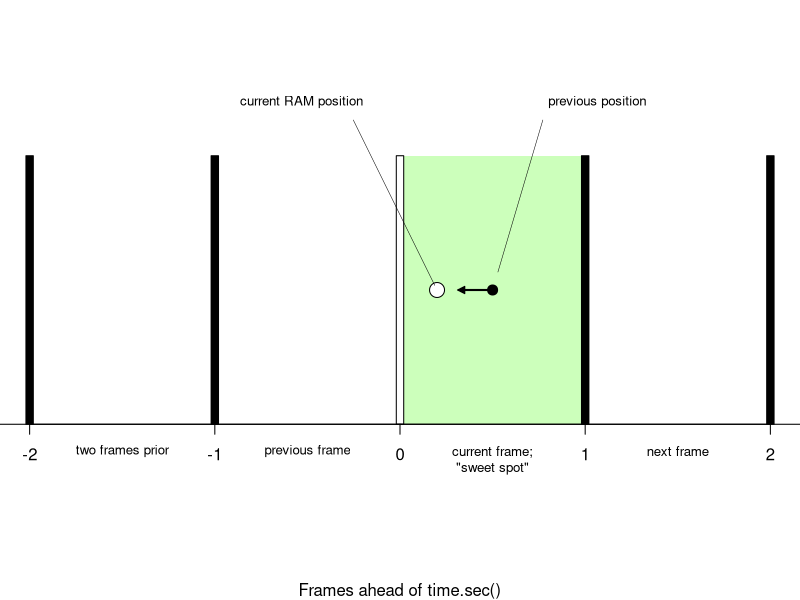
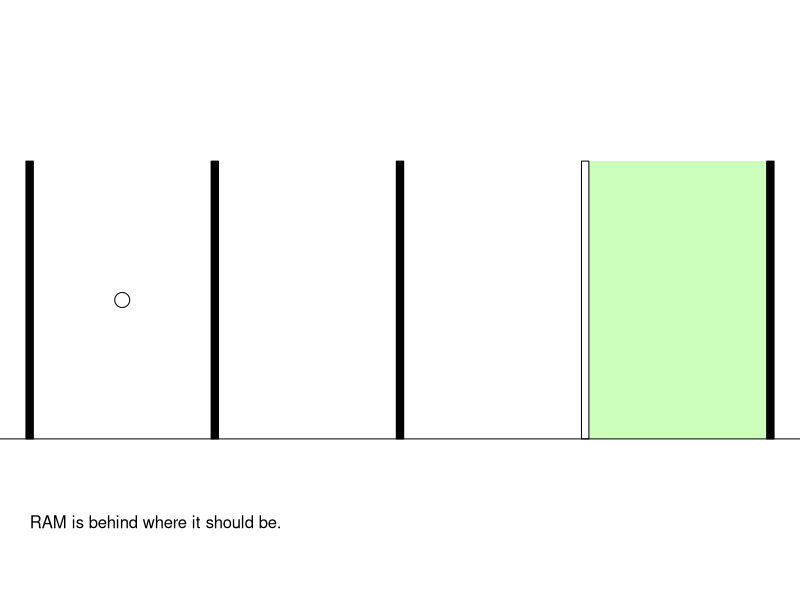
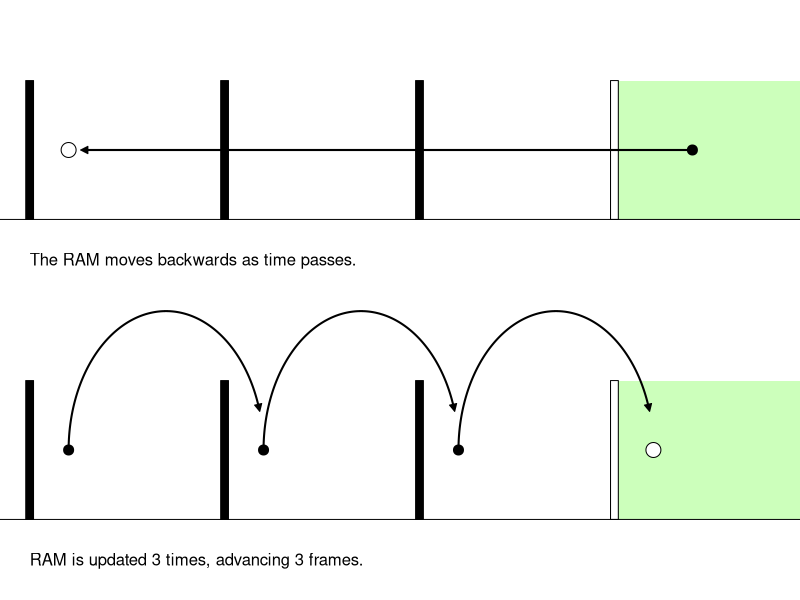
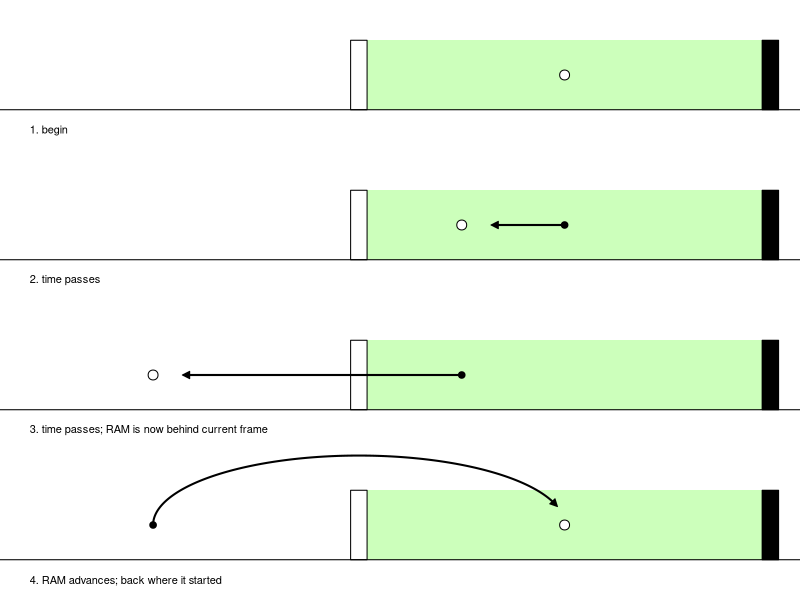
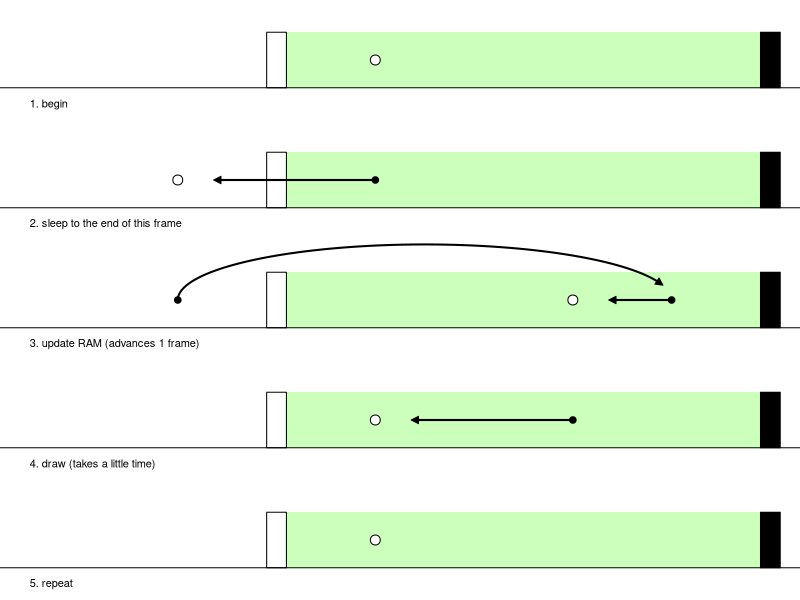
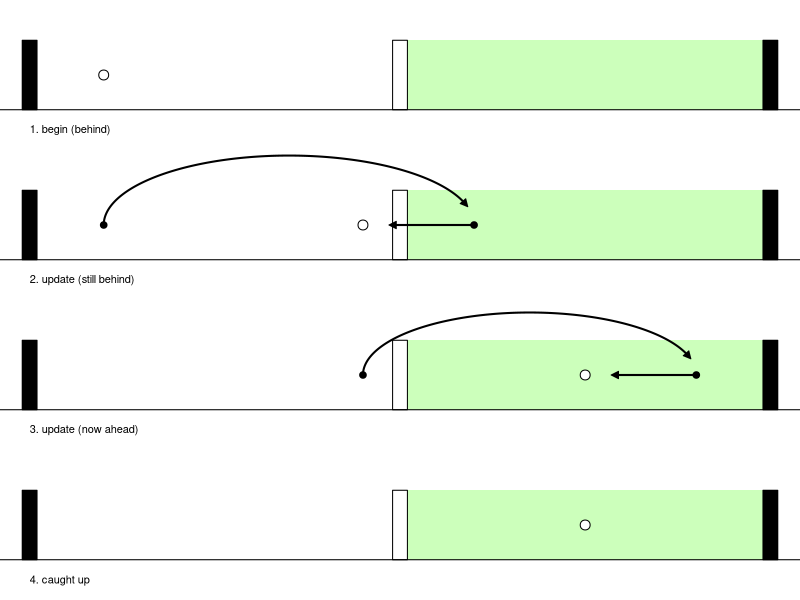
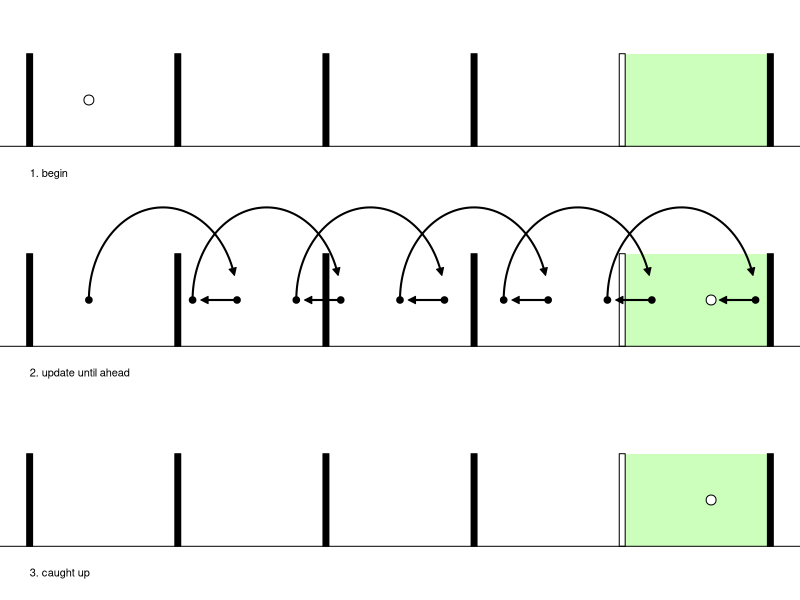
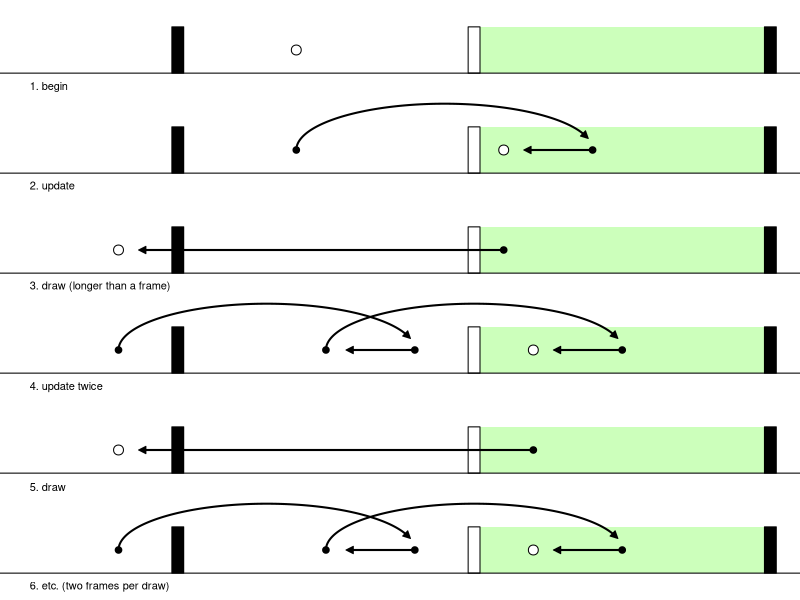

Recreate these plots in R, in order.
## ----include = FALSE----------------------------------------------------------
knitr::opts_chunk$set(
  collapse = TRUE,
  comment = "#>"
)

## ----setup, include = FALSE---------------------------------------------------
library(diagram)

dig = function(title='',before=1,after = 1){
	xlim = c(0 - before,after)
	plot(NULL,xlim=xlim,ylim=c(0,2),axes='false',ylab='',xlab='')
	text(0-before,0.2,title,cex=1,adj=0)

	
	#arrows(xlim[1],0,xlim[2],0, xpd = TRUE, angle = 20)

	width = 0.02
	rect(0,0.5,1,1.5,border=NA,col='#cfb')
	#rect(-width*2,0.5,width*2,1.5)
	rect(-width,0.5,width,1.5,col='white')
	if (after > 0) for (i in 1:after) rect(i-width,0.5, i + width,1.5,col = 'black')
	if (before > 0) for (i in 1:before) rect(-i - width,0.5, -i + width,1.5,col = 'black')
	
	
	axis(1,at=c(-100,100),pos=0.5)
}


spot = function(x,white=FALSE){
	points(x,1,cex=ifelse(white,2,4/3),pch=ifelse(white,21,19),bg='white')
}

move = function(x1,x2,straight=FALSE){
	sig = sign(x1-x2)
	offset = ifelse(straight,sig * 0.08, 0)
	curvedarrow(c(x1,1),c(x2 + offset,1),arr.pos = ifelse(straight,1,0.9),endhead=TRUE,arr.type='triangle',curve=ifelse(straight,0,sig),xpd = TRUE,arr.length=0.15,arr.width=0.15)
}


#E
#par(mfrow=c(4,1),mar=c(0,0,0,0))
#dig('',0,0); spot(0.5); move(0.5,0.25,1); spot(0.25,1)
#dig('',0,0); spot(0.25); move(0.25,-0.5,1); spot(-0.5,1)
#dig('',0,0); spot(-0.5); move(-0.5,0.5); spot(0.5,1)




animate = function(titles,before,after,...){ #make the first point >100 to skip the first draw
	l = ...length()
	x = ..1

	panels = length(titles)
	par(mfrow=c(panels,1))
	
	labl = paste('1. ',titles[1],sep='')
	if (titles[1] == 'omit') {
		labl = titles[2]
		panels = panels - 1
		
		
		par(mfrow=c(panels,1))
	}
	else {dig(labl,before,after); spot(x,1)}
	
	if (l > 1) for (i in 1:(l-1)){
		newx = ...elt(i+1)
		labl = paste(i+1,'. ',titles[i+1],sep='')
		if (titles[1] == 'omit') labl = titles[i+1]
		dig(labl,before,after)
		for (p in newx){
			if (p!=x){
				spot(x)
				move(x,p,ifelse(p < x,TRUE,FALSE))
			}
			x = p
		}
		spot(x,1)
	}
}


#E
#animate('',0,0,0.5,0.25,-0.5,0.5)



#we'll need to define the plot sizes for these in the quarto page

#main
#animate(c('begin','sleep to the start of next frame','update RAM (advances 1 frame)','draw (takes a little time)','caught up'),0.5,1,0.2,-0.2,c(0.8,0.5),0.2,0.2)

#behind
#animate(c('begin','update','update','draw','caught up'),1,1,-0.8,c(0.2,-0.1),c(0.8,0.5),0.2,0.2)

#far behind
#animate(c('begin','update until ahead','draw','caught up'),4,1,-3.6,-c(2.6,2.9,1.9,2.2,1.2,1.5,0.5,0.8,-0.2,0.1,-0.9,-0.6),0.2,0.2)

#frameskipping
#animate(c('begin','update','draw (longer than a frame)','update twice','draw','etc. (two frames per draw)'),1.5,1,-0.6,c(0.4,0.1),-1.2,c(-0.2,-0.5,0.5,0.2),-1.2,c(-0.2,-0.5,0.5,0.2))




## ----fig.width=5, fig.height=2------------------------------------------------
par(mar=c(1,0,0,0))

dig('',2,2); spot(0.5); spot(0.2,1); move(0.5,0.25,TRUE)
text(0.5,0.4,'\ncurrent frame;\n"sweet spot"',cex=0.8,adj=0.5)
text(1.5,0.4,'next frame',cex=0.8,adj=0.5)
text(-0.5,0.4,'previous frame',cex=0.8,adj=0.5)
text(-1.5,0.4,'two frames prior',cex=0.8,adj=0.5)
axis(1,at=c(-2,-1,0,1,2),pos=0.5)
title(xlab='Frames ahead of time.sec()',line=0)

curvedarrow(c(0.5,1),c(0.8,1.7),segment = c(0.2,0.8), curve=0, arr.type='none',lwd=0.5)
text(0.8,1.7,'previous position',cex=0.8,adj=0)

curvedarrow(c(0.2,1),c(-0.3,1.7),segment = c(0.1,0.8), curve=0, arr.type='none',lwd=0.5)
text(-0.2,1.7,'current RAM position',cex=0.8,adj=1)

## ----fig.width=5, fig.height=2------------------------------------------------
par(mar=c(0,0,0,0))
animate(c('omit','RAM is behind where it should be.'),3,1,-2.5,-2.5)

## ----fig.width=4, fig.height=3------------------------------------------------
par(mar=c(0,0,0,0))

animate(c('omit','The RAM moves backwards as time passes.','RAM is updated 3 times, advancing 3 frames.'),3,0.8,0.4,-2.8,c(-1.8,-0.8,0.2))

## ----fig.width=3, fig.height=4------------------------------------------------
par(mar=c(0,0,0,0))
animate(c('begin','time passes','time passes; RAM is now behind current frame','RAM advances; back where it started'),0.8,1,0.5,0.25,-0.5,0.5)

## ----fig.width=2, fig.height=4------------------------------------------------
par(mar=c(0,0,0,0))
animate(c('begin','sleep to the end of this frame','update RAM (advances 1 frame)','draw (takes a little time)','repeat'),0.5,1,0.2,-0.2,c(0.8,0.6),0.2,0.2)

## ----fig.width=2, fig.height=4------------------------------------------------
par(mar=c(0,0,0,0))
animate(c('begin (behind)','update (still behind)','update (now ahead)','caught up'),1,1,-0.8,c(0.2,-0.1),c(0.8,0.5),0.5)

## ----fig.width=5, fig.height=3------------------------------------------------
par(mar=c(0,0,0,0))
animate(c('begin','update until ahead','caught up'),4,1,-3.6,-c(2.6,2.9,1.9,2.2,1.2,1.5,0.5,0.8,-0.2,0.1,-0.9,-0.6),0.6)

## ----fig.width=2, fig.height=4------------------------------------------------
par(mar=c(0,0,0,0))
animate(c('begin','update','draw (longer than a frame)','update twice','draw','etc. (two frames per draw)'),1.5,1,-0.6,c(0.4,0.1),-1.2,c(-0.2,-0.5,0.5,0.2),-1.2,c(-0.2,-0.5,0.5,0.2))

